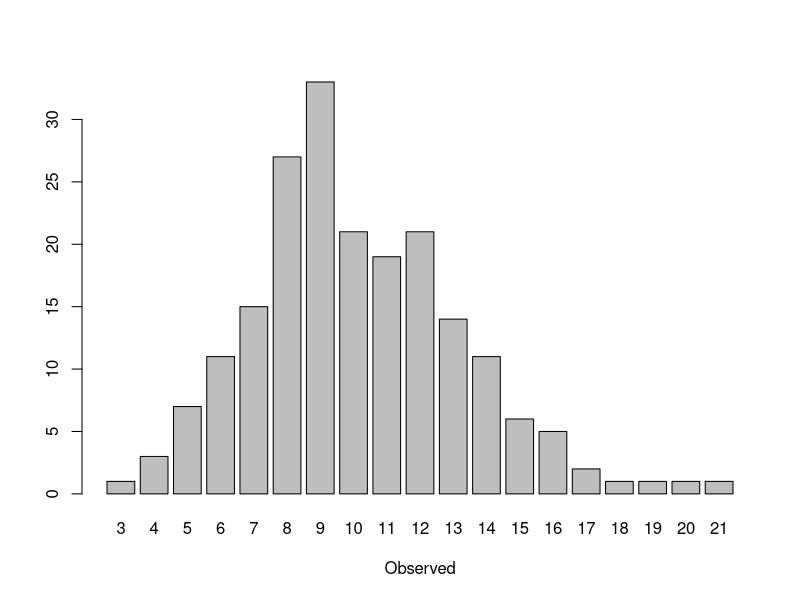

Write the R code that produced this figure.
## ----------------------------------------------------------------------
## Author   : Josep Vela - <jv@actioadfuturum.com>
## Subject  : Test R from Emacs
## Revision : $Id: test01.r, v 1.4 2014/06/09 09:48:S jva $
## ----------------------------------------------------------------------

x <- rpois(200, lambda=10)

xtab <- table(x)

barplot(xtab, xlab = "Observed")

## help URLs
## http://www.stat.cmu.edu/~hseltman/Rclass/R1.R
## http://www.rexamples.com/11/Filtering%20data
## http://google-styleguide.googlecode.com/svn/trunk/Rguide.xml

## GIT
## register - file already registered
## check in - check out - entrar comentari c-c c-c
## push desde command line - all ok
